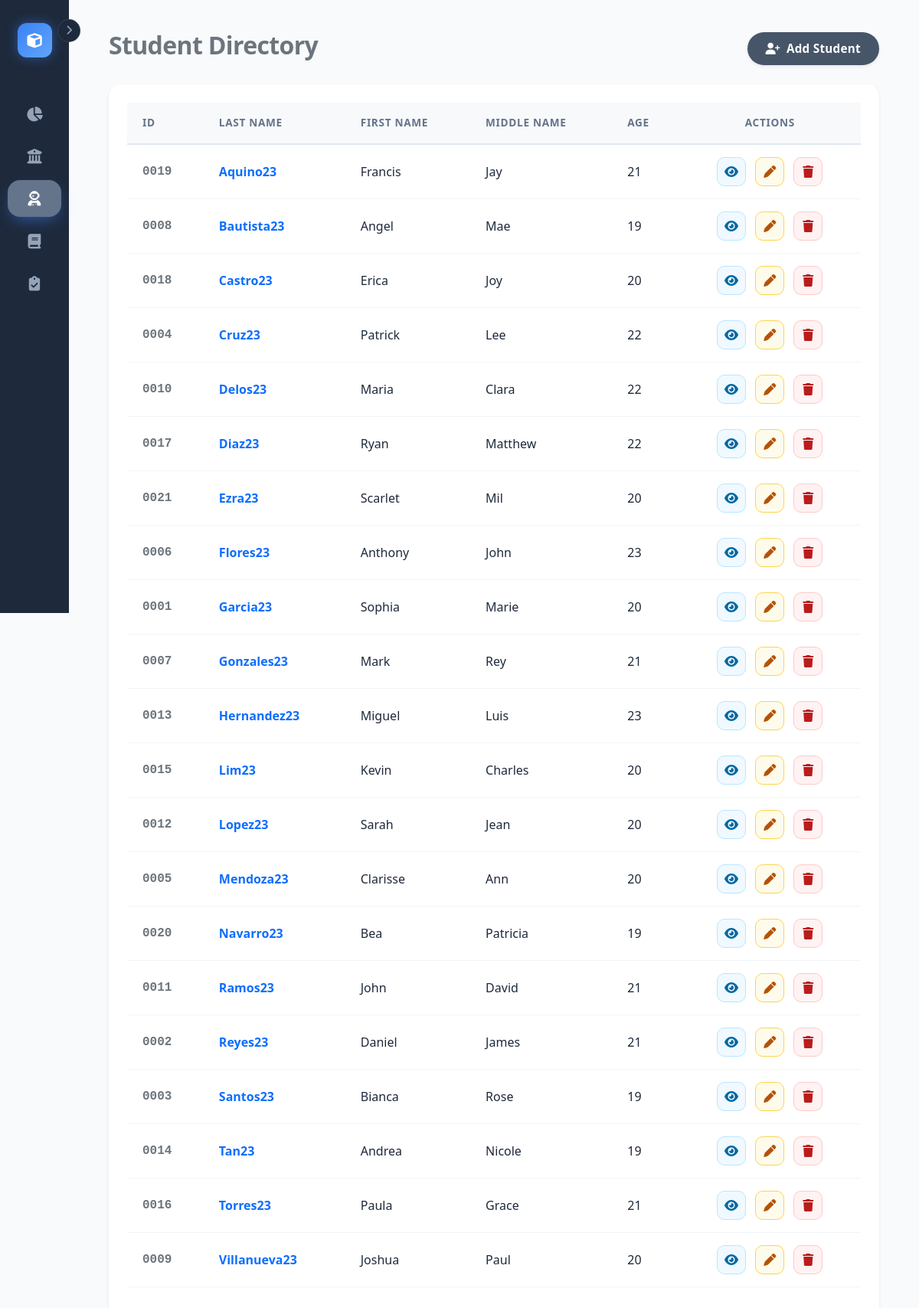
/pages/students.php, run on an earlier commit of the app's database.
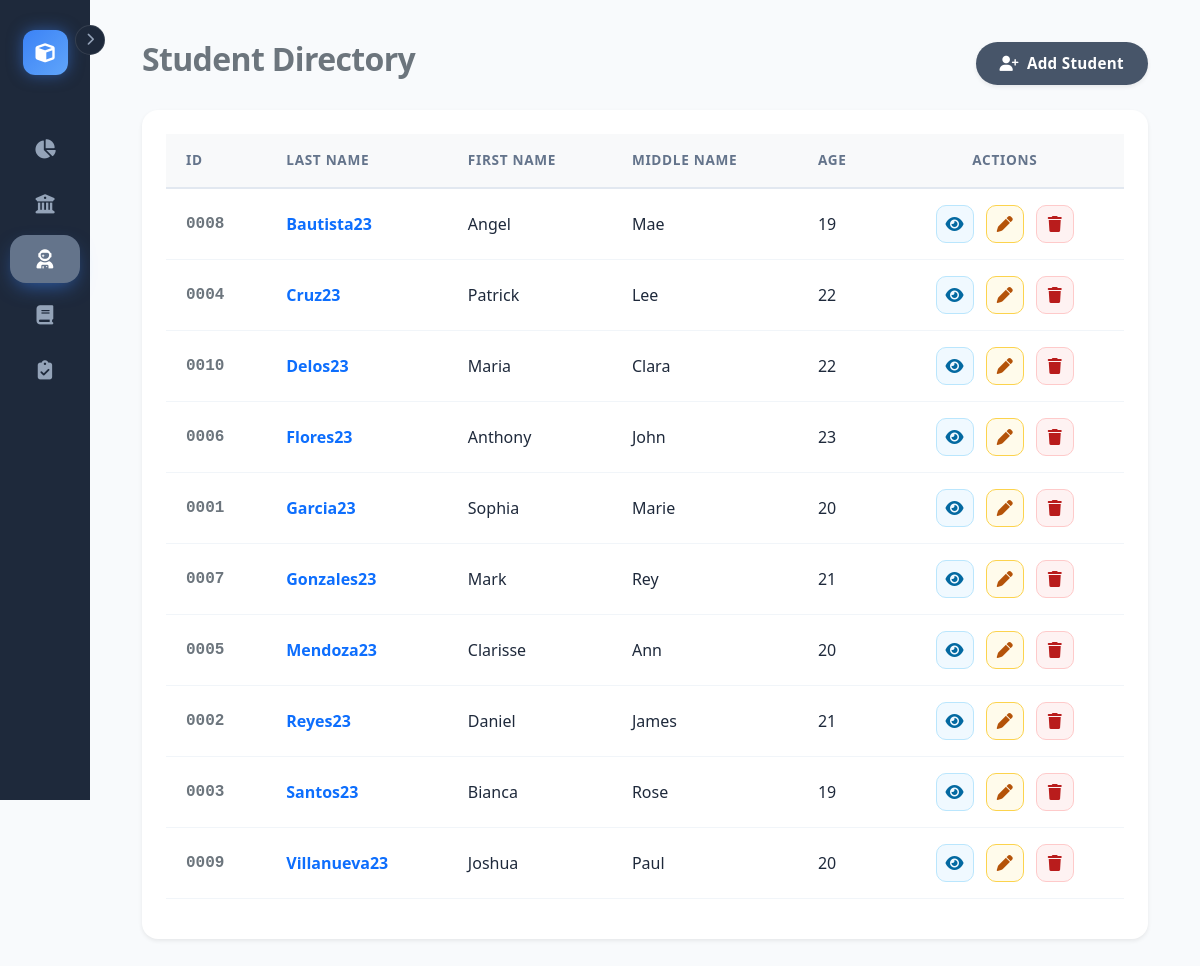
And on a later commit of the database.
### tables this page shows
CREATE TABLE `students` (
  `id` int(11) NOT NULL AUTO_INCREMENT,
  `lastname` varchar(50) NOT NULL,
  `firstname` varchar(50) NOT NULL,
  `middlename` varchar(50) DEFAULT NULL,
  `age` int(11) NOT NULL,
  `email` varchar(100) NOT NULL,
  `phone` varchar(20) DEFAULT NULL,
  `created_at` timestamp NOT NULL DEFAULT current_timestamp(),
  PRIMARY KEY (`id`),
  UNIQUE KEY `email` (`email`)
);

### pages/students.php (the view, shortened to what this page needs)
<?php
require '../config/db.php';
$students = $pdo->query("SELECT * FROM students ORDER BY lastname ASC")->fetchAll();
?>
<?php include '../includes/sidebar.php'; ?>
<div class="container-fluid main-content">
    <div class="d-flex justify-content-between align-items-center mb-4">
        <h2 class="fw-bold text-secondary">Student Directory</h2>
        <button class="btn btn-primary rounded-pill px-4 shadow-sm" data-bs-toggle="modal" data-bs-target="#addStudentModal">
            <i class="fas fa-user-plus me-2"></i>Add Student
        </button>
    </div>
    <div class="card border-0 shadow-sm p-4">
        <table id="studentsTable" class="table table-hover align-middle">
            <thead class="bg-light text-secondary">
                <tr>
                    <th>ID</th> <th>Last Name</th> <th>First Name</th> <th>Middle Name</th>
                    <th>Age</th> <th class="text-center">Actions</th>
                </tr>
            </thead>
            <tbody>
                <?php foreach ($students as $s): ?>
                <tr>
                    <td class="font-monospace fw-bold text-secondary"><?php echo str_pad($s['id'], 4, '0', STR_PAD_LEFT); ?></td>
                    <td class="fw-bold text-primary"><?php echo htmlspecialchars($s['lastname']); ?></td>
                    <td><?php echo htmlspecialchars($s['firstname']); ?></td>
                    <td><?php echo htmlspecialchars($s['middlename']); ?></td>
                    <td><?php echo $s['age']; ?></td>
                    <td class="text-center">
                        <a href="student_profile.php?id=<?php echo $s['id']; ?>" class="btn btn-info btn-sm">
                            <i class="fas fa-eye"></i>
                        </a>
                        <button type="button" class="btn btn-warning btn-sm edit-btn"
                                data-id="<?php echo $s['id']; ?>"
                                data-lastname="<?php echo htmlspecialchars($s['lastname']); ?>"
                                data-firstname="<?php echo htmlspecialchars($s['firstname']); ?>"
                                data-middlename="<?php echo htmlspecialchars($s['middlename']); ?>"
                                data-age="<?php echo $s['age']; ?>"
                                data-bs-toggle="modal" data-bs-target="#editStudentModal">
                            <i class="fas fa-pen"></i>
                        </button>
                        <form method="POST" class="d-inline delete-form">
                            <button type="button" class="btn btn-danger btn-sm delete-btn"><i class="fas fa-trash"></i></button>
                        </form>
                    </td>
                </tr>
                <?php endforeach; ?>
            </tbody>
        </table>
    </div>
</div>
</body>
</html>

### includes/sidebar.php (shortened to what this page needs)
<!DOCTYPE html>
<html lang="en">
<head>
    <?php include 'header_styles.php'; ?>
</head>
<body>
    <div class="sidebar" id="sidebar">
        <button id="toggleBtn"><i class="fas fa-chevron-right"></i></button>
        <div class="brand-box">
            <div class="brand-logo"><i class="fas fa-cube"></i></div>
        </div>
        <div class="nav flex-column">
            <a href="dashboard.php" class="nav-link <?php echo basename($_SERVER['PHP_SELF']) == 'dashboard.php' ? 'active' : ''; ?>">
                <i class="fas fa-chart-pie"></i><span>Dashboard</span>
            </a>
            <a href="courses.php" class="nav-link <?php echo basename($_SERVER['PHP_SELF']) == 'courses.php' ? 'active' : ''; ?>">
                <i class="fas fa-university"></i><span>Courses</span>
            </a>
            <a href="students.php" class="nav-link <?php echo basename($_SERVER['PHP_SELF']) == 'students.php' ? 'active' : ''; ?>">
                <i class="fas fa-user-astronaut"></i><span>Students</span>
            </a>
            <a href="curriculum.php" class="nav-link <?php echo basename($_SERVER['PHP_SELF']) == 'curriculum.php' ? 'active' : ''; ?>">
                <i class="fas fa-book"></i><span>Curriculum</span>
            </a>
            <a href="enrollments.php" class="nav-link <?php echo basename($_SERVER['PHP_SELF']) == 'enrollments.php' ? 'active' : ''; ?>">
                <i class="fas fa-clipboard-check"></i><span>Enrollments</span>
            </a>
        </div>
    </div> <div class="content" id="content">

### includes/header_styles.php (shortened to what this page needs)
<link href="../assets/css/bootstrap.min.css" rel="stylesheet">
<link href="../assets/css/all.min.css" rel="stylesheet">
<link href="../assets/css/dataTables.bootstrap5.min.css" rel="stylesheet">

### includes/header_styles.php (style rules this page uses)
:root { --app-bg: #f8fafc; --sidebar-bg: #1e293b; --card-bg: #ffffff; --primary: #475569; --primary-hover: #334155; --accent: #64748b; --text-dark: #1e293b; --text-muted: #64748b; --success: #10b981; --warning: #f59e0b; --danger: #ef4444; --info: #3b82f6; --radius-lg: 16px; --radius-md: 10px; }
body { font-family: 'Segoe UI', Roboto, Helvetica, Arial, sans-serif; background-color: var(--app-bg); color: var(--text-dark); overflow-x: hidden; font-size: 16px; -webkit-font-smoothing: antialiased; }
h1, h2, h3, h4, h5, h6 { font-weight: 700 !important; letter-spacing: -0.02em; }
.card { background: var(--card-bg); border: 1px solid #e2e8f0; border-radius: var(--radius-lg); box-shadow: 0 4px 6px -1px rgba(0, 0, 0, 0.05), 0 2px 4px -1px rgba(0, 0, 0, 0.03); transition: transform 0.3s ease, box-shadow 0.3s ease; }
.table thead th { background-color: transparent; color: var(--text-muted); font-weight: 700; text-transform: uppercase; font-size: 0.85rem; letter-spacing: 0.05em; padding: 16px 20px; border-bottom: 2px solid #e2e8f0; }
.table tbody td { padding: 16px 20px; vertical-align: middle; color: var(--text-dark); border-bottom: 1px solid #f1f5f9; font-size: 1rem; font-weight: 500; }
.btn { padding: 10px 24px; border-radius: var(--radius-md); font-weight: 600; letter-spacing: 0.02em; border: none; transition: all 0.2s; font-size: 0.95rem; }
.btn-primary { background-color: var(--primary); color: white; }
.btn-warning { background-color: #fffbeb; color: #b45309; border: 1px solid #fcd34d; }
.btn-danger { background-color: #fef2f2; color: #b91c1c; border: 1px solid #fecaca; }
.btn-info { background-color: #f0f9ff; color: #0369a1; border: 1px solid #bae6fd; }
.table .btn { width: 38px; height: 38px; padding: 0; display: inline-flex; align-items: center; justify-content: center; border-radius: 10px; margin: 0 4px; font-size: 1rem; }

### includes/sidebar.php (style rules this page uses)
.sidebar { width: 90px; height: 100vh; position: fixed; top: 0; left: 0; background: var(--sidebar-bg); padding: 30px 10px; transition: width 0.4s cubic-bezier(0.25, 0.8, 0.25, 1); z-index: 1000; display: flex; flex-direction: column; }
.brand-box { display: flex; align-items: center; justify-content: center; margin-bottom: 50px; color: white; transition: all 0.3s; }
.brand-logo { width: 45px; height: 45px; background: linear-gradient(135deg, #3b82f6, #60a5fa); border-radius: 12px; display: flex; align-items: center; justify-content: center; font-size: 1.2rem; box-shadow: 0 0 15px rgba(59, 130, 246, 0.5); flex-shrink: 0; }
.nav-link { display: flex; align-items: center; justify-content: center; color: #94a3b8; text-decoration: none; padding: 14px 0; margin-bottom: 8px; border-radius: 16px; transition: all 0.3s ease; font-weight: 500; font-size: 1rem; white-space: nowrap; }
.nav-link i { width: 25px; font-size: 1.2rem; text-align: center; transition: margin 0.3s; margin-right: 0; }
.nav-link.active { background: var(--accent); color: white; box-shadow: 0 8px 20px -6px rgba(59, 130, 246, 0.6); font-weight: 600; }
.content { margin-left: 90px; padding: 40px; transition: margin-left 0.4s cubic-bezier(0.25, 0.8, 0.25, 1); min-height: 100vh; }
#toggleBtn { position: absolute; top: 25px; right: -15px; width: 30px; height: 30px; background: var(--sidebar-bg); color: #94a3b8; border: 1px solid rgba(255,255,255,0.1); border-radius: 50%; display: flex; align-items: center; justify-content: center; cursor: pointer; transition: all 0.2s ease; z-index: 1001; font-size: 0.8rem; }

What changed in the data, as far as the page shows it:
removed students: id "0019", lastname "Aquino23", firstname "Francis", middlename "Jay", age "21"
removed students: id "0018", lastname "Castro23", firstname "Erica", middlename "Joy", age "20"
removed students: id "0017", lastname "Diaz23", firstname "Ryan", middlename "Matthew", age "22"
removed students: id "0021", lastname "Ezra23", firstname "Scarlet", middlename "Mil", age "20"
removed students: id "0013", lastname "Hernandez23", firstname "Miguel", middlename "Luis", age "23"
removed students: id "0015", lastname "Lim23", firstname "Kevin", middlename "Charles", age "20"
removed students: id "0012", lastname "Lopez23", firstname "Sarah", middlename "Jean", age "20"
removed students: id "0020", lastname "Navarro23", firstname "Bea", middlename "Patricia", age "19"
removed students: id "0011", lastname "Ramos23", firstname "John", middlename "David", age "21"
removed students: id "0014", lastname "Tan23", firstname "Andrea", middlename "Nicole", age "19"
removed students: id "0016", lastname "Torres23", firstname "Paula", middlename "Grace", age "21"
